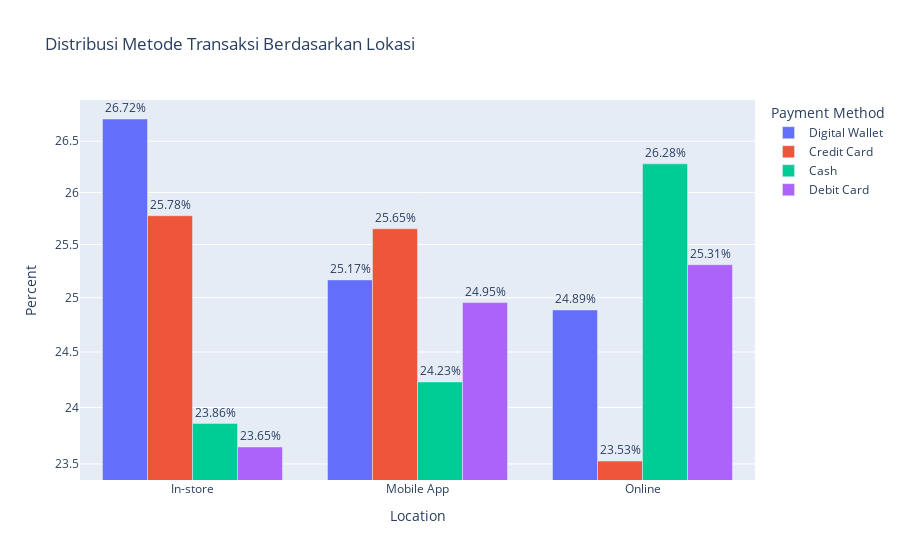

Notebook source saved alongside this figure:
### Markdown cell above
## v. Bagaimana Distribusi Transaksi yang Terjadi Berdasarkan Setiap Metode Pembayaran

### Code cell
# Cell ini membuat group bar chart berdasarkan Location dan Payment Method untuk menghitung persentase metode pembayaran yang digunakan per lokasi

dist_transaksi_per_metode = df.groupby('Location')['Payment Method'].value_counts(normalize=True).reset_index(name='Percent')
dist_transaksi_per_metode['Percent'] *= 100

fig4 = px.bar(dist_transaksi_per_metode, x='Location', y='Percent', title='Distribusi Metode Transaksi Berdasarkan Lokasi', 
             color='Payment Method', barmode='group', log_y=True,
            text = dist_transaksi_per_metode['Percent'].map('{:.2f}'.format))

fig4.update_traces(texttemplate='%{text}%', textposition='outside')
fig4.show()

### Figure 1 — Plotly figure (JSON) as saved in the notebook; plotly's stock layout.template omitted (floating-point values rounded to 4 significant figures)
{"data": [{"alignmentgroup": "True", "hovertemplate": "Payment Method=Digital Wallet<br>Location=%{x}<br>Percent=%{y}<br>text=%{text}<extra></extra>", "legendgroup": "Digital Wallet", "marker": {"color": "#636efa", "pattern": {"shape": ""}}, "name": "Digital Wallet", "offsetgroup": "Digital Wallet", "orientation": "v", "showlegend": true, "text": ["26.72", "25.17", "24.89"], "textposition": "outside", "texttemplate": "%{text}%", "type": "bar", "x": ["In-store", "Mobile App", "Online"], "xaxis": "x", "y": [26.72, 25.17, 24.89], "yaxis": "y"}, {"alignmentgroup": "True", "hovertemplate": "Payment Method=Credit Card<br>Location=%{x}<br>Percent=%{y}<br>text=%{text}<extra></extra>", "legendgroup": "Credit Card", "marker": {"color": "#EF553B", "pattern": {"shape": ""}}, "name": "Credit Card", "offsetgroup": "Credit Card", "orientation": "v", "showlegend": true, "text": ["25.78", "25.65", "23.53"], "textposition": "outside", "texttemplate": "%{text}%", "type": "bar", "x": ["In-store", "Mobile App", "Online"], "xaxis": "x", "y": [25.78, 25.65, 23.53], "yaxis": "y"}, {"alignmentgroup": "True", "hovertemplate": "Payment Method=Cash<br>Location=%{x}<br>Percent=%{y}<br>text=%{text}<extra></extra>", "legendgroup": "Cash", "marker": {"color": "#00cc96", "pattern": {"shape": ""}}, "name": "Cash", "offsetgroup": "Cash", "orientation": "v", "showlegend": true, "text": ["23.86", "24.23", "26.28"], "textposition": "outside", "texttemplate": "%{text}%", "type": "bar", "x": ["In-store", "Mobile App", "Online"], "xaxis": "x", "y": [23.86, 24.23, 26.28], "yaxis": "y"}, {"alignmentgroup": "True", "hovertemplate": "Payment Method=Debit Card<br>Location=%{x}<br>Percent=%{y}<br>text=%{text}<extra></extra>", "legendgroup": "Debit Card", "marker": {"color": "#ab63fa", "pattern": {"shape": ""}}, "name": "Debit Card", "offsetgroup": "Debit Card", "orientation": "v", "showlegend": true, "text": ["23.65", "24.95", "25.31"], "textposition": "outside", "texttemplate": "%{text}%", "type": "bar", "x": ["In-store", "Mobile App", "Online"], "xaxis": "x", "y": [23.65, 24.95, 25.31], "yaxis": "y"}], "layout": {"barmode": "group", "legend": {"title": {"text": "Payment Method"}, "tracegroupgap": 0}, "title": {"text": "Distribusi Metode Transaksi Berdasarkan Lokasi"}, "xaxis": {"anchor": "y", "domain": [0, 1], "title": {"text": "Location"}}, "yaxis": {"anchor": "x", "domain": [0, 1], "title": {"text": "Percent"}, "type": "log"}}}
